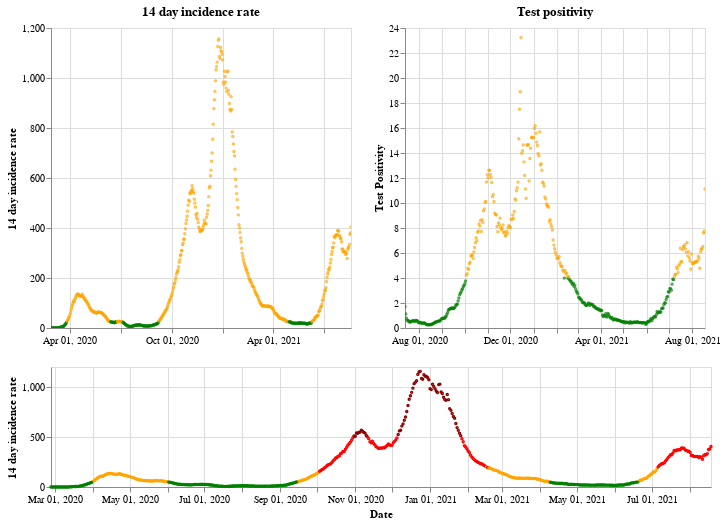

Notebook code cell kept with this figure:
### Markdown cell above
## Wales

### Code cell
plot_traffic_light('Wales')

### Figure 1 — Vega-Lite specification as saved in the notebook (floating-point values rounded to 4 significant figures; data arrays with more than 128 entries replaced by an {"elided": "..."} marker saying what was removed)
{"config": {"view": {"continuousWidth": 400, "continuousHeight": 300}}, "vconcat": [{"hconcat": [{"mark": {"type": "point", "size": 2}, "encoding": {"color": {"condition": {"value": "green", "test": "(datum.twoWeeklyCasesRate <= 25)"}, "value": "orange"}, "tooltip": [{"type": "nominal", "field": "areaName"}, {"type": "temporal", "field": "date"}, {"type": "quantitative", "field": "twoWeeklyCasesRate"}, {"type": "quantitative", "field": "testPositivity"}], "x": {"type": "temporal", "axis": {"title": ""}, "field": "date", "scale": {"domain": {"selection": "DateBrush"}}, "timeUnit": "yearmonthdate"}, "y": {"type": "quantitative", "axis": {"title": "14 day incidence rate"}, "field": "twoWeeklyCasesRate"}}, "title": "14 day incidence rate", "width": 300}, {"mark": {"type": "point", "size": 2}, "encoding": {"color": {"condition": {"value": "green", "test": "(datum.testPositivity <= 4)"}, "value": "orange"}, "tooltip": [{"type": "nominal", "field": "areaName"}, {"type": "temporal", "field": "date"}, {"type": "quantitative", "field": "twoWeeklyCasesRate"}, {"type": "quantitative", "field": "testPositivity"}], "x": {"type": "temporal", "axis": {"title": ""}, "field": "date", "scale": {"domain": {"selection": "DateBrush"}}, "timeUnit": "yearmonthdate"}, "y": {"type": "quantitative", "axis": {"title": "Test Positivity"}, "field": "testPositivity"}}, "title": "Test positivity", "width": 300}]}, {"layer": [{"mark": {"type": "point", "size": 2}, "encoding": {"color": {"condition": {"value": "orange", "test": "(((datum.testPositivity < 4) && (datum.twoWeeklyCasesRate >= 50)) && (datum.twoWeeklyCasesRate < 200))"}, "value": "red"}, "opacity": {"condition": {"value": 1, "test": "((datum.twoWeeklyCasesRate >= 50) && (datum.twoWeeklyCasesRate < 500))"}, "value": 0}, "tooltip": [{"type": "nominal", "field": "areaName"}, {"type": "temporal", "field": "date"}, {"type": "quantitative", "field": "twoWeeklyCasesRate"}, {"type": "quantitative", "field": "testPositivity"}], "x": {"type": "temporal", "axis": {"title": "Date"}, "field": "date", "timeUnit": "yearmonthdate"}, "y": {"type": "quantitative", "axis": {"title": "14 day incidence rate"}, "field": "twoWeeklyCasesRate"}}, "selection": {"DateBrush": {"type": "interval", "encodings": ["x"], "fields": ["Time"]}}}, {"mark": {"type": "point", "size": 2}, "encoding": {"color": {"value": "darkred"}, "opacity": {"condition": {"value": 1, "test": "(datum.twoWeeklyCasesRate >= 500)"}, "value": 0}, "tooltip": [{"type": "nominal", "field": "areaName"}, {"type": "temporal", "field": "date"}, {"type": "quantitative", "field": "twoWeeklyCasesRate"}, {"type": "quantitative", "field": "testPositivity"}], "x": {"type": "temporal", "axis": {"title": "Date"}, "field": "date", "timeUnit": "yearmonthdate"}, "y": {"type": "quantitative", "axis": {"title": "14 day incidence rate"}, "field": "twoWeeklyCasesRate"}}}, {"mark": {"type": "point", "size": 2}, "encoding": {"color": {"condition": {"value": "green", "test": "((datum.testPositivity < 4) && (datum.twoWeeklyCasesRate < 50))"}, "value": "orange"}, "opacity": {"condition": {"value": 1, "test": "(datum.twoWeeklyCasesRate < 50)"}, "value": 0}, "tooltip": [{"type": "nominal", "field": "areaName"}, {"type": "temporal", "field": "date"}, {"type": "quantitative", "field": "twoWeeklyCasesRate"}, {"type": "quantitative", "field": "testPositivity"}], "x": {"type": "temporal", "axis": {"title": "Date"}, "field": "date", "timeUnit": "yearmonthdate"}, "y": {"type": "quantitative", "axis": {"title": "14 day incidence rate"}, "field": "twoWeeklyCasesRate"}}}], "height": 120, "width": 660}], "data": {"name": "data-adaa1a630bbc0956f046be5ce98aeee4"}, "$schema": "https://vega.github.io/schema/vega-lite/v4.8.1.json", "datasets": {"data-adaa1a630bbc0956f046be5ce98aeee4": {"elided": "539 records"}}}
